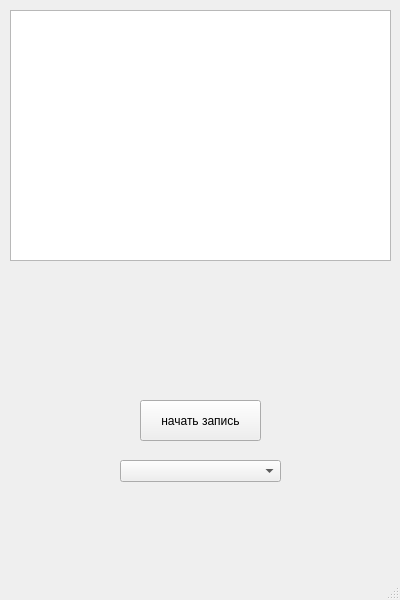
<?xml version="1.0" encoding="UTF-8"?>
<ui version="4.0">
 <class>MainWindow</class>
 <widget class="QMainWindow" name="MainWindow">
  <property name="geometry">
   <rect>
    <x>0</x>
    <y>0</y>
    <width>400</width>
    <height>600</height>
   </rect>
  </property>
  <property name="windowTitle">
   <string>MainWindow</string>
  </property>
  <widget class="QWidget" name="centralwidget">
   <widget class="QTextBrowser" name="textBrowser">
    <property name="geometry">
     <rect>
      <x>10</x>
      <y>10</y>
      <width>381</width>
      <height>251</height>
     </rect>
    </property>
   </widget>
   <widget class="QPushButton" name="pushButton">
    <property name="geometry">
     <rect>
      <x>140</x>
      <y>400</y>
      <width>121</width>
      <height>41</height>
     </rect>
    </property>
    <property name="text">
     <string>начать запись</string>
    </property>
   </widget>
   <widget class="QComboBox" name="comboBox">
    <property name="geometry">
     <rect>
      <x>120</x>
      <y>460</y>
      <width>161</width>
      <height>22</height>
     </rect>
    </property>
   </widget>
  </widget>
  <widget class="QMenuBar" name="menubar">
   <property name="geometry">
    <rect>
     <x>0</x>
     <y>0</y>
     <width>400</width>
     <height>21</height>
    </rect>
   </property>
  </widget>
  <widget class="QStatusBar" name="statusbar"/>
 </widget>
 <resources/>
 <connections/>
</ui>
